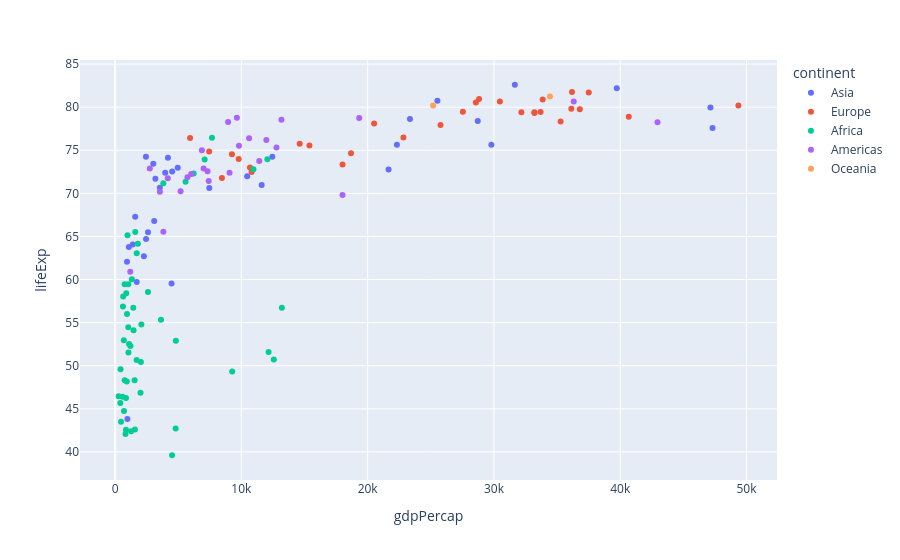

Notebook code cell kept with this figure:
### Code cell
px.scatter(gapminder2007, x = "gdpPercap", y = "lifeExp", color = 'continent')

### Figure 1 — Plotly figure (JSON) as saved in the notebook; plotly's stock layout.template omitted (floating-point values rounded to 4 significant figures)
{"data": [{"hovertemplate": "continent=Asia<br>gdpPercap=%{x}<br>lifeExp=%{y}<extra></extra>", "legendgroup": "Asia", "marker": {"color": "#636efa", "symbol": "circle"}, "mode": "markers", "name": "Asia", "orientation": "v", "showlegend": true, "type": "scatter", "x": [974.6, 29800.0, 1391.0, 1714.0, 4959.0, 39720.0, 2452.0, 3541.0, 11610.0, 4471.0, 25520.0, 31660.0, 4519.0, 1593.0, 23350.0, 47310.0, 10460.0, 12450.0, 3096.0, 944.0, 1091.0, 22320.0, 2606.0, 3190.0, 21650.0, 47140.0, 3970.0, 4185.0, 28720.0, 7458.0, 2442.0, 3025.0, 2281.0], "xaxis": "x", "y": [43.83, 75.64, 64.06, 59.72, 72.96, 82.21, 64.7, 70.65, 70.96, 59.55, 80.75, 82.6, 72.53, 67.3, 78.62, 77.59, 71.99, 74.24, 66.8, 62.07, 63.78, 75.64, 65.48, 71.69, 72.78, 79.97, 72.4, 74.14, 78.4, 70.62, 74.25, 73.42, 62.7], "yaxis": "y"}, {"hovertemplate": "continent=Europe<br>gdpPercap=%{x}<br>lifeExp=%{y}<extra></extra>", "legendgroup": "Europe", "marker": {"color": "#EF553B", "symbol": "circle"}, "mode": "markers", "name": "Europe", "orientation": "v", "showlegend": true, "type": "scatter", "x": [5937.0, 36130.0, 33690.0, 7446.0, 10680.0, 14620.0, 22830.0, 35280.0, 33210.0, 30470.0, 32170.0, 27540.0, 18010.0, 36180.0, 40680.0, 28570.0, 9254.0, 36800.0, 49360.0, 15390.0, 20510.0, 10810.0, 9787.0, 18680.0, 25770.0, 28820.0, 33860.0, 37510.0, 8458.0, 33200.0], "xaxis": "x", "y": [76.42, 79.83, 79.44, 74.85, 73.0, 75.75, 76.49, 78.33, 79.31, 80.66, 79.41, 79.48, 73.34, 81.76, 78.89, 80.55, 74.54, 79.76, 80.2, 75.56, 78.1, 72.48, 74.0, 74.66, 77.93, 80.94, 80.88, 81.7, 71.78, 79.42], "yaxis": "y"}, {"hovertemplate": "continent=Africa<br>gdpPercap=%{x}<br>lifeExp=%{y}<extra></extra>", "legendgroup": "Africa", "marker": {"color": "#00cc96", "symbol": "circle"}, "mode": "markers", "name": "Africa", "orientation": "v", "showlegend": true, "type": "scatter", "x": [6223.0, 4797.0, 1441.0, 12570.0, 1217.0, 430.1, 2042.0, 706.0, 1704.0, 986.1, 277.6, 3633.0, 1545.0, 2082.0, 5581.0, 12150.0, 641.4, 690.8, 13210.0, 752.7, 1328.0, 942.7, 579.2, 1463.0, 1569.0, 414.5, 12060.0, 1045.0, 759.3, 1043.0, 1803.0, 10960.0, 3820.0, 823.7, 4811.0, 619.7, 2014.0, 7670.0, 863.1, 1598.0, 1712.0, 862.5, 926.1, 9270.0, 2602.0, 4513.0, 1107.0, 883.0, 7093.0, 1056.0, 1271.0, 469.7], "xaxis": "x", "y": [72.3, 42.73, 56.73, 50.73, 52.3, 49.58, 50.43, 44.74, 50.65, 65.15, 46.46, 55.32, 48.33, 54.79, 71.34, 51.58, 58.04, 52.95, 56.73, 59.45, 60.02, 56.01, 46.39, 54.11, 42.59, 45.68, 73.95, 59.44, 48.3, 54.47, 64.16, 72.8, 71.16, 42.08, 52.91, 56.87, 46.86, 76.44, 46.24, 65.53, 63.06, 42.57, 48.16, 49.34, 58.56, 39.61, 52.52, 58.42, 73.92, 51.54, 42.38, 43.49], "yaxis": "y"}, {"hovertemplate": "continent=Americas<br>gdpPercap=%{x}<br>lifeExp=%{y}<extra></extra>", "legendgroup": "Americas", "marker": {"color": "#ab63fa", "symbol": "circle"}, "mode": "markers", "name": "Americas", "orientation": "v", "showlegend": true, "type": "scatter", "x": [12780.0, 3822.0, 9066.0, 36320.0, 13170.0, 7007.0, 9645.0, 8948.0, 6025.0, 6873.0, 5728.0, 5186.0, 1202.0, 3548.0, 7321.0, 11980.0, 2749.0, 9809.0, 4173.0, 7409.0, 19330.0, 18010.0, 42950.0, 10610.0, 11420.0], "xaxis": "x", "y": [75.32, 65.55, 72.39, 80.65, 78.55, 72.89, 78.78, 78.27, 72.23, 74.99, 71.88, 70.26, 60.92, 70.2, 72.57, 76.19, 72.9, 75.54, 71.75, 71.42, 78.75, 69.82, 78.24, 76.38, 73.75], "yaxis": "y"}, {"hovertemplate": "continent=Oceania<br>gdpPercap=%{x}<br>lifeExp=%{y}<extra></extra>", "legendgroup": "Oceania", "marker": {"color": "#FFA15A", "symbol": "circle"}, "mode": "markers", "name": "Oceania", "orientation": "v", "showlegend": true, "type": "scatter", "x": [34440.0, 25190.0], "xaxis": "x", "y": [81.23, 80.2], "yaxis": "y"}], "layout": {"legend": {"title": {"text": "continent"}, "tracegroupgap": 0}, "margin": {"t": 60}, "xaxis": {"anchor": "y", "domain": [0, 1], "title": {"text": "gdpPercap"}}, "yaxis": {"anchor": "x", "domain": [0, 1], "title": {"text": "lifeExp"}}}}
